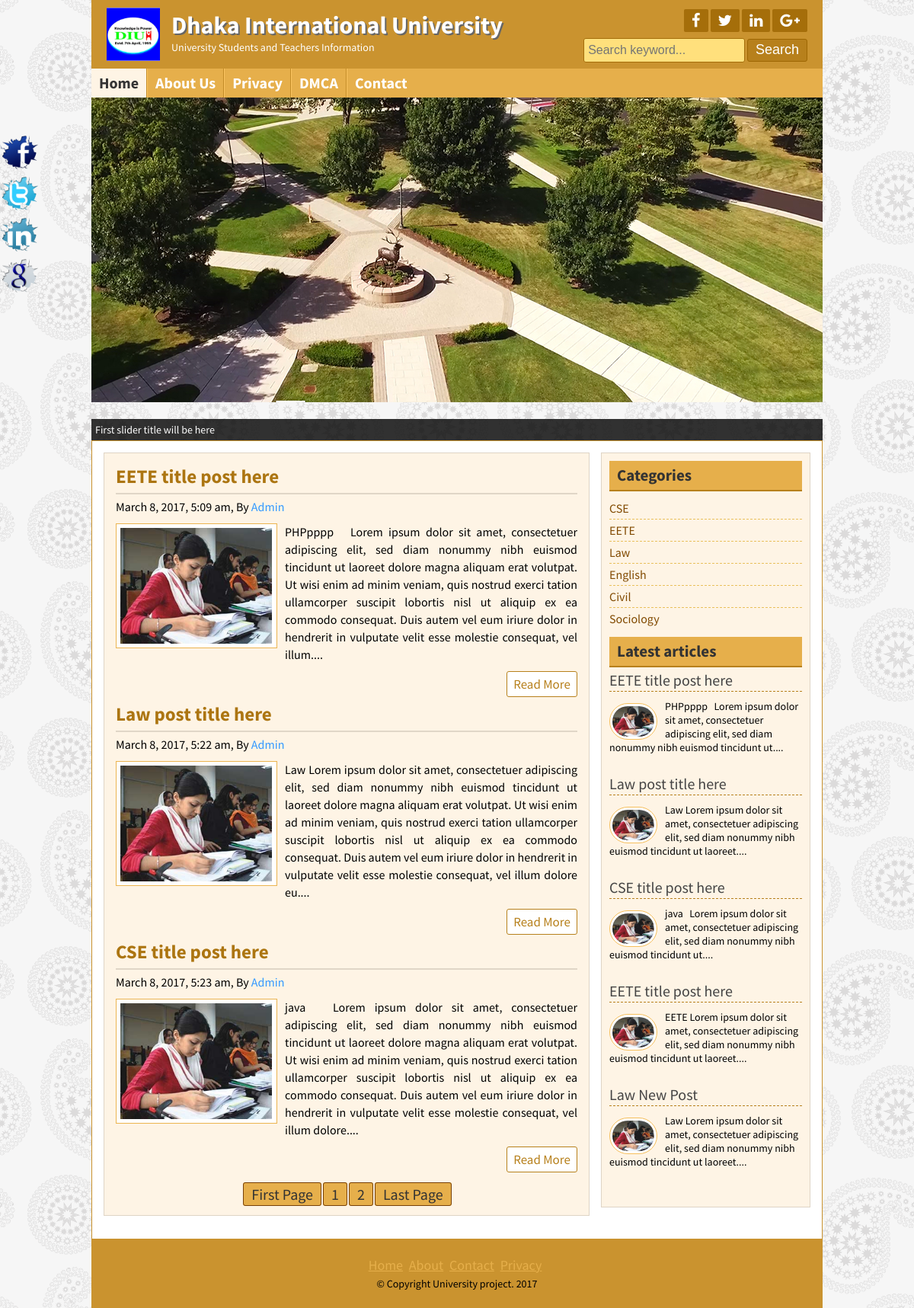
The page / on the database its author committed.
### tables this page shows
CREATE TABLE `title_slogan` (
  `id` int(11) NOT NULL,
  `title` varchar(255) NOT NULL,
  `slogan` varchar(255) NOT NULL,
  `logo` varchar(255) NOT NULL
);

CREATE TABLE `tbl_social` (
  `id` int(11) NOT NULL,
  `fb` varchar(255) NOT NULL,
  `tw` varchar(255) NOT NULL,
  `ln` varchar(255) NOT NULL,
  `gp` varchar(255) NOT NULL
);

CREATE TABLE `tbl_page` (
  `id` int(11) NOT NULL,
  `name` varchar(255) NOT NULL,
  `body` text NOT NULL
);

CREATE TABLE `tbl_post` (
  `id` int(11) NOT NULL,
  `cat` int(11) NOT NULL,
  `title` varchar(255) NOT NULL,
  `body` text NOT NULL,
  `image` varchar(255) NOT NULL,
  `author` varchar(50) NOT NULL,
  `tags` varchar(255) NOT NULL,
  `date` timestamp NOT NULL DEFAULT CURRENT_TIMESTAMP,
  `userid` int(11) NOT NULL
);

CREATE TABLE `tbl_category` (
  `id` int(11) NOT NULL,
  `name` varchar(50) NOT NULL
);

CREATE TABLE `tbl_footer` (
  `id` int(11) NOT NULL,
  `note` varchar(255) NOT NULL
);

### lib/Database.php (called while the page is built, shortened)
<?php
class Database{
	public $host   = DB_HOST;
	public $user   = DB_USER;
	public $pass   = DB_PASS;
	public $dbname = DB_NAME;
	public $link;
	private function connectDB(){
		$this->link = new mysqli($this->host, $this->user, $this->pass, $this->dbname);
	}
	public function select($query){
		$result = $this->link->query($query) or die($this->link->error.__LINE__);
		if ($result->num_rows > 0) {
			return $result;
		}else{
			return false;
		}
	}
}
?>

### helpers/Format.php (called while the page is built, shortened)
<?php
class Format{
	public function formatDate($date){
		return date('F j, Y, g:i a', strtotime($date));
	}
	public function textShorten($text, $limit = 400){
		$text = $text." ";
		$text = substr($text, 0, $limit);
		$text = substr($text, 0, strrpos($text, " "));
		$text = $text."....";
		return $text;
	}
}
?>

### index.php (the view)
<?php include 'inc/header.php'; ?>
<?php include 'inc/slider.php'; ?>
<div class="contentsection contemplete clear">
	<div class="maincontent clear">
		<?php
			$per_page = 3;
			if (isset($_GET['page'])) {
				$page = $_GET['page'];
			}else{
				$page=1;
			}
			$start_form = ($page-1)*$per_page;
		?>
		<?php
			$query = "SELECT * FROM tbl_post LIMIT $start_form,$per_page";
			$post = $db->select($query);
			if ($post) {
			while ($result = $post->fetch_assoc()) {
			 ?>
				<div class="samepost clear">
					<h2><a href="post.php?id=<?php echo $result['id']; ?>"><?php echo $result['title']; ?></a></h2>
					<h4><?php echo $fm->formatDate($result['date']); ?>, By <a href="author.php"><?php echo $result['author']; ?></a></h4>
					 <a href="#"><img src="admin/<?php echo $result['image']; ?>" alt="post image"/></a>
						<p><?php echo $fm->textShorten($result['body']); ?></p>
					<div class="readmore clear">
						<a href="post.php?id=<?php echo $result['id']; ?>">Read More</a>
					</div>
				</div>
			<?php } ?>
			<?php
			 $query = "SELECT * FROM tbl_post";
			 $result = $db->select($query);
			 $total_rows = mysqli_num_rows($result);
			 $total_pages = ceil($total_rows/$per_page);
			 echo "<span class='pagination'><a href='index.php?page=1'>".'First Page'."</a>";
			 for ($i=1; $i<=$total_pages; $i++) {
			 	echo "<a href='index.php?page=".$i."'>".$i."</a>";
			 }
			 echo "<a href='index.php?page=$total_pages'>".'Last Page'."</a></span>"; ?>
			<?php
			}else{ header("Location:404.php");}
		?>
	</div>
<?php include 'inc/sidebar.php'; ?>
<?php include 'inc/footer.php'; ?>

### inc/header.php (shortened to what this page needs)
<?php include 'lib/Database.php';?>
<?php include 'helpers/Format.php';?>
<?php
$db = new Database();
$fm = new Format();
?>
<!DOCTYPE html>
<html>
<head>
	<?php include 'script/css.php'; ?>
</head>
<body>
	<div class="headersection templete clear">
		<a href="index.php">
			<?php
			$query = "SELECT * FROM title_slogan WHERE id='1'";
			$blog_title = $db->select($query);
			if ($blog_title) {
			    while ($result = $blog_title->fetch_assoc()) {  ?>
				<div class="logo">
					<img src="admin/<?php echo $result['logo']; ?>" alt="Logo"/>
					<h2><?php echo $result['title']; ?></h2>
					<p><?php echo $result['slogan']; ?></p>
				</div>
				<?php
				} }
			?>
		</a>
		<div class="social clear">
			<div class="icon clear">
				<?php
				$query = "SELECT * FROM tbl_social WHERE id='1'";
				$blog_title = $db->select($query);
				if ($blog_title) {
				    while ($result = $blog_title->fetch_assoc()) {  ?>
				<a href="<?php echo $result['fb']; ?>" target="_blank"><i class="fa fa-facebook"></i></a>
				<a href="<?php echo $result['tw']; ?>" target="_blank"><i class="fa fa-twitter"></i></a>
				<a href="<?php echo $result['ln']; ?>" target="_blank"><i class="fa fa-linkedin"></i></a>
				<a href="<?php echo $result['gp']; ?>" target="_blank"><i class="fa fa-google-plus"></i></a>
				<?php
				} }
			?>
			</div>
			<div class="searchbtn clear">
			<form action="search.php" method="GET">
				<input type="text" name="search" placeholder="Search keyword..."/>
				<input type="submit" name="submit" value="Search"/>
			</form>
			</div>
		</div>
	</div>
<div class="navsection templete">
	<?php
		$path = $_SERVER['SCRIPT_FILENAME'];
		$currentpage = basename($path,'.php');
	?>
	<ul>
		<li><a <?php if ($currentpage == 'index') {echo "id='active'";} ?>href="index.php">Home</a></li>
		<?php
            $query = "SELECT * FROM tbl_page";
            $pages = $db->select($query);
            if ($pages) {
               while ($result = $pages->fetch_assoc()) {  ?>
                   <li><a
					<?php
					if (isset($_GET['pageid']) && $_GET['pageid'] == $result['id']) {
						echo "id='active'";
					}
					?>
					href="page.php?pageid=<?php echo $result['id']; ?>"><?php echo $result['name']; ?></a> </li>
           <?php }
        	}
        ?>
		<li><a <?php if ($currentpage == 'contact_us') {echo "id='active'";} ?> href="contact_us.php">Contact</a></li>
	</ul>
</div>

### script/css.php
<link rel="stylesheet" href="font-awesome-4.5.0/css/font-awesome.css">
<link rel="stylesheet" href="css/nivo-slider.css" type="text/css" media="screen" />
<link rel="stylesheet" href="style.css">
<?php
    $query = "SELECT * FROM tbl_theme WHERE id='1'";
    $themes = $db->select($query);
    while ($result = $themes->fetch_assoc()) {
    	if ($result['theme'] == 'default') {	?>
    		<link rel="stylesheet" href="theme/default.css">
    	<?php } elseif ($result['theme'] == 'green') {	?>
    		<link rel="stylesheet" href="theme/green.css">
    	<?php }else{  ?>
			<link rel="stylesheet" href="theme/red.css">
    	<?php }
    }
?>

### inc/slider.php
<div class="slidersection templete clear">
        <div id="slider">
        	<?php
        	$query = "SELECT * FROM tbl_slider ORDER BY id LIMIT 5";
        	$slider = $db->select($query);
        	if ($slider) {
        		while ($result = $slider->fetch_assoc()) {  ?>
           		 <a href="#"><img src="admin/<?php echo $result['image']; ?>" alt="<?php echo $result['title']; ?>" title="<?php echo $result['title']; ?>" /></a>
            <?php  }
        	  }
        	?>
        </div>
</div>

### inc/sidebar.php
<div class="sidebar clear">
	<div class="samesidebar clear">
		<h2>Categories</h2>
			<ul>
				<?php
				$query = "SELECT * FROM tbl_category";
				$category = $db->select($query);
				if($category){
				while ($result = $category->fetch_assoc()) {  ?>
					<li><a href="posts.php?category=<?php echo $result['id']; ?>"><?php echo $result['name']; ?></a></li>
				<?php } } else { ?>
					<li>No Category created</li>
				<?php } ?>
			</ul>
	</div>
	<div class="samesidebar clear">
		<h2>Latest articles</h2>
			<?php
				$query = "SELECT * FROM tbl_post limit 5";
				$post = $db->select($query);
				if($post){
				while ($result = $post->fetch_assoc()) {  ?>
			<div class="popular clear">
				<h3><a href="post.php?id=<?php echo $result['id']; ?>"><?php echo $result['title']; ?></a></h3>
				<a href="post.php?id=<?php echo $result['id']; ?>"><img src="admin/<?php echo $result['image']; ?>" alt="post image"/></a>
				<?php echo $fm->textShorten($result['body'],125); ?>
			</div>
			<?php } } else { header("Location:404.php"); }
			?>
	</div>
</div>

### inc/footer.php (shortened to what this page needs)
</div>
	<div class="footersection templete clear">
	  <div class="footermenu clear">
		<ul>
			<li><a href="#">Home</a></li>
			<li><a href="#">About</a></li>
			<li><a href="#">Contact</a></li>
			<li><a href="#">Privacy</a></li>
		</ul>
	  </div>
	  <?php
        $query = "SELECT * FROM tbl_footer WHERE id='1'";
        $copyright = $db->select($query);
        if ($copyright) {
            while ($result = $copyright->fetch_assoc()) {  ?>
	  <p>&copy; <?php echo $result['note']; ?> <?php echo date('Y'); ?></p>
	  <?php
	  	} }
	  ?>
	</div>
	<div class="fixedicon clear">
		<?php
        $query = "SELECT * FROM tbl_social WHERE id='1'";
        $socials = $db->select($query);
        if ($socials) {
            while ($result = $socials->fetch_assoc()) {  ?>
		<a href="<?php echo $result['fb']; ?>" target="_blank" ><img src="images/fb.png" alt="Facebook"/></a>
		<a href="<?php echo $result['tw']; ?>" target="_blank" ><img src="images/tw.png" alt="Twitter"/></a>
		<a href="<?php echo $result['ln']; ?>" target="_blank" ><img src="images/in.png" alt="LinkedIn"/></a>
		<a href="<?php echo $result['gp']; ?>" target="_blank" ><img src="images/gl.png" alt="GooglePlus"/></a>
		<?php
			} }
		?>
	</div>
</body>
</html>

### css/nivo-slider.css (style rules this page uses)
.nivoSlider { position:relative; }
.nivoSlider a.nivo-imageLink { position:absolute; top:0px; left:0px; width:100%; height:100%; border:0; padding:0; margin:0; z-index:60; display:none; }

### theme/default.css (style rules this page uses)
.headersection,.footersection { background: #CA932F none repeat scroll 0 0; }
.icon a { background: #A56E0A none repeat scroll 0 0; }
.searchbtn input[type="text"] { background:#FFE07C; border:1px solid #A56E0A; }
.searchbtn input[type="submit"] { border:1px solid #9D6602; }
input[type="submit"] { background: #B7801C none repeat scroll 0 0; border: 1px solid #9D6602; }
.navsection { background: #e6af4b none repeat scroll 0 0; }
.navsection ul li { border-left: 1px solid #fdc662; border-right: 1px solid #c18a26; }
.samepost h2 a { color: #ac7511; }
.maincontent,.sidebar { background: #fef4e5 none repeat scroll 0 0; }
.samepost img { border: 1px solid #ebb450; }
.contentsection { border: 1px solid #ca932f; }
.samesidebar h2,.relatedpost h2 { background: #e6af4b none repeat scroll 0 0; border-bottom: 2px solid #b7801c;color: #333; }
.readmore a { border: 1px solid #b7801c;color: #b7801c; }
span.pagination a { background: #e6af4b none repeat scroll 0 0; border: 1px solid #774007; color: #333; }
.footermenu ul li a { color: #e6af4b; }
.samepost h2, .about h2 { color: #ac7511; }

### rows shown on the page
title_slogan: logo (picture), title "Dhaka International University", slogan "University Students and Teachers Information"
tbl_page: name "About Us"
tbl_page: name "Privacy"
tbl_page: name "DMCA"
tbl_post: title "EETE title post here", date "March 8, 2017, 5:09 am", author "Admin", image (picture), body "PHPpppp Lorem ipsum dolor sit amet, consectetuer adipiscing elit, sed diam nonummy nibh euismod tincidunt ut laoreet dolore magna aliquam erat volutpat. Ut wisi enim ad minim veniam, quis nostrud exerci tation ullamcorper suscipit lobortis nisl ut aliquip ex ea commodo consequat. Duis autem vel eum iriure dolor in hendrerit in vulputate velit esse molestie consequat, vel illum....", body "PHPpppp Lorem ipsum dolor sit amet, consectetuer adipiscing elit, sed diam nonummy nibh euismod tincidunt ut...."
tbl_post: title "Law post title here", date "March 8, 2017, 5:22 am", author "Admin", image (picture), body "Law Lorem ipsum dolor sit amet, consectetuer adipiscing elit, sed diam nonummy nibh euismod tincidunt ut laoreet dolore magna aliquam erat volutpat. Ut wisi enim ad minim veniam, quis nostrud exerci tation ullamcorper suscipit lobortis nisl ut aliquip ex ea commodo consequat. Duis autem vel eum iriure dolor in hendrerit in vulputate velit esse molestie consequat, vel illum dolore eu....", body "Law Lorem ipsum dolor sit amet, consectetuer adipiscing elit, sed diam nonummy nibh euismod tincidunt ut laoreet...."
tbl_post: title "CSE title post here", date "March 8, 2017, 5:23 am", author "Admin", image (picture), body "java Lorem ipsum dolor sit amet, consectetuer adipiscing elit, sed diam nonummy nibh euismod tincidunt ut laoreet dolore magna aliquam erat volutpat. Ut wisi enim ad minim veniam, quis nostrud exerci tation ullamcorper suscipit lobortis nisl ut aliquip ex ea commodo consequat. Duis autem vel eum iriure dolor in hendrerit in vulputate velit esse molestie consequat, vel illum dolore....", body "java Lorem ipsum dolor sit amet, consectetuer adipiscing elit, sed diam nonummy nibh euismod tincidunt ut...."
tbl_category: name "CSE"
tbl_category: name "EETE"
tbl_category: name "Law"
tbl_category: name "English"
tbl_category: name "Civil"
tbl_category: name "Sociology"
tbl_post: title "EETE title post here", image (picture), body "EETE Lorem ipsum dolor sit amet, consectetuer adipiscing elit, sed diam nonummy nibh euismod tincidunt ut laoreet...."
tbl_post: title "Law New Post", image (picture), body "Law Lorem ipsum dolor sit amet, consectetuer adipiscing elit, sed diam nonummy nibh euismod tincidunt ut laoreet...."
tbl_footer: note "Copyright University project."
